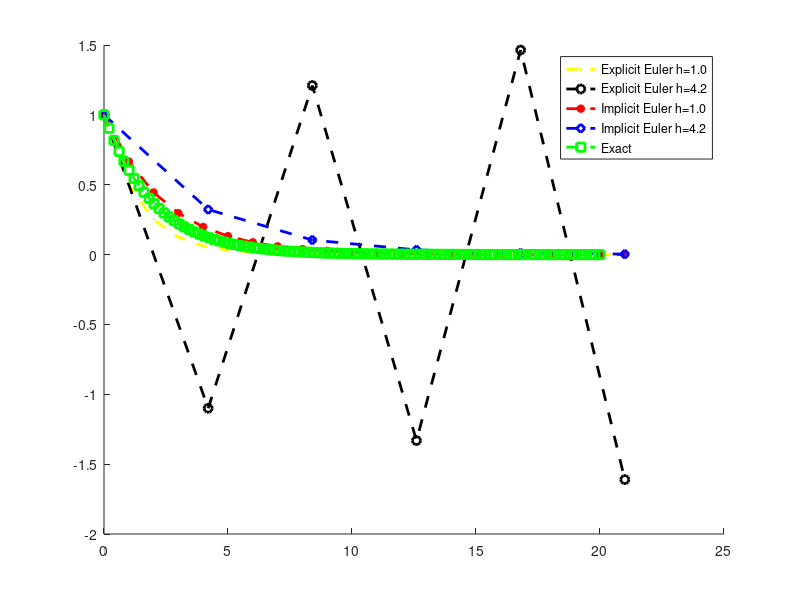

MATLAB code for this plot:
%%Explicit Euler_h=1

y0=1;
t0=0;
h=1.0;
t_max=20;
t=t0;
y=y0;
for i=1:t_max/h+1
    t(i+1)=t(i)+h;
    y(i+1)=y(i)+h*(-0.5*y(i));
end
hold on
figure(1)
plot(t,y,'--y.','LineWidth',2)


%% Explicit Euler h=4.2

%%Explicit Euler_h=1

y0=1;
t0=0;
h=4.2;
t_max=20;
t=t0;
y=y0;
for i=1:t_max/h+1
    t(i+1)=t(i)+h;
    y(i+1)=y(i)+h*(-0.5*y(i));
end

plot(t,y,'--ko','LineWidth',2)

%% Implicit Euler h=1.0

y0=1;
t0=0;
h=1;
t_max=20;
t=t0;
y=y0;

for i=1:t_max/h+1
    t(i+1)=t(i)+h;
    y(i+1)=y(i)/(0.5*h+1);
end
plot(t,y,'--r*','LineWidth',2)

%% Implicity Euler h=4.2

y0=1;
t0=0;
h=4.2;
t_max=20;
t=t0;
y=y0;
f=@(t,y)(-0.5*y+0*t);
for i=1:t_max/h+1
    t(i+1)=t(i)+h;
    y(i+1)=y(i)/(0.5*h+1);
end
tt=linspace(0,20,100);
y_exact=exp(-0.5*tt);
plot(t,y,'--bd','LineWidth',2)
plot(tt,y_exact,'--gs','linewidth',2)
legend('Explicit Euler h=1.0','Explicit Euler h=4.2','Implicit Euler h=1.0','Implicit Euler h=4.2','Exact')
hold off
saveas(gcf,'Q1.jpg')
